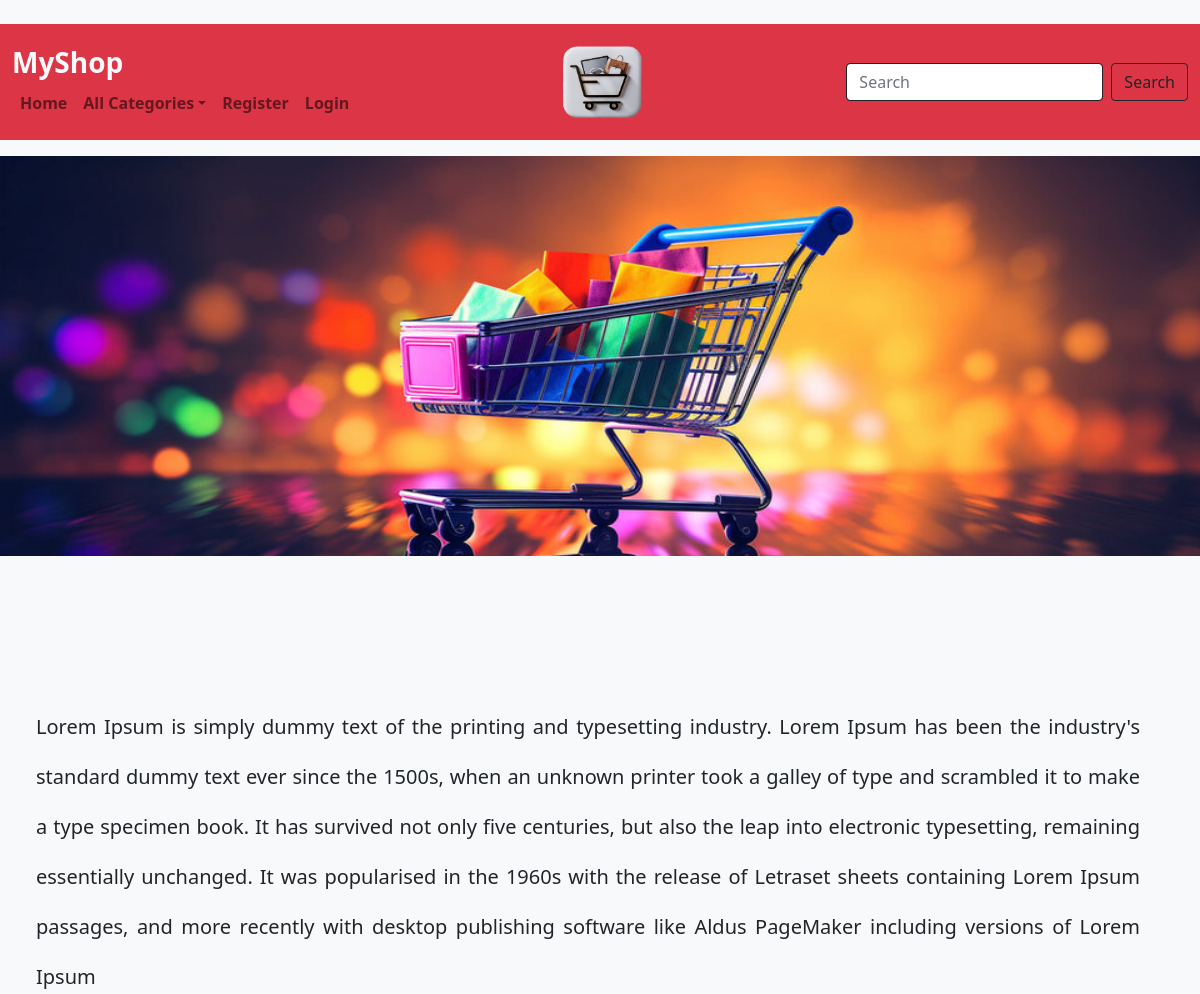
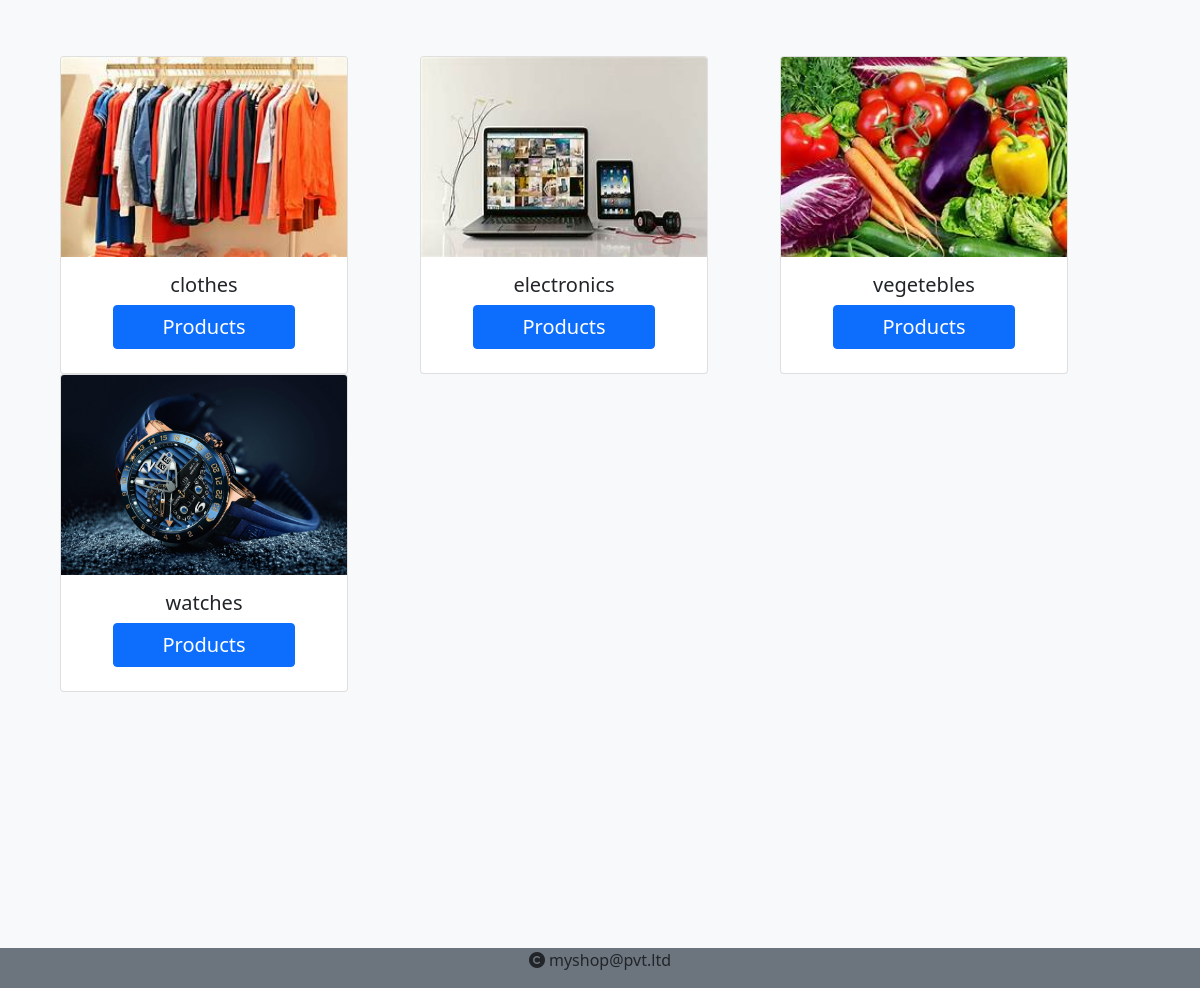
The page / on the database its author committed (2 pictures, top to bottom).
### shop/models.py (models this page shows, shortened)
class Category(models.Model):
    name=models.CharField(max_length=20)
    desc=models.TextField()
    image=models.ImageField(upload_to="category")

### shop/views.py (the view)
# urls.py: path('',views.allcategories,name="categories"),
def allcategories(request):
    c=Category.objects.all()
    context={'cat':c}
    return render(request,'category.html',context)

### cart/context_processors.py (called while the page is built, shortened)
def count_items(request):
    u=request.user
    count=0
    return {'c':count}

### shop/context_processors.py (called while the page is built)
def menu_links(request):
    c=Category.objects.all()
    return {'links':c}

### templates/category.html
{% extends 'base.html' %}
{% load static %}
{% block content %}
    <div class="row mt-3">
        <div class="col-12">
    <img src="{% static 'images/banner.jpg' %}" height="400px" width="100%">
</div>
<div class="row mt-3 px-5" style="margin-bottom:100px">
    <div class="col-12">
        <h3 class="text-center fw-bold text-light mt-5 mb-5">Our collections</h3>
        <p style="text-align:justify;line-height:2.5;" class="fs-5">Lorem Ipsum is simply dummy text of the printing and typesetting industry. Lorem Ipsum has been the industry's standard dummy text ever since the 1500s, when an unknown printer took a galley of type and scrambled it to make a type specimen book. It has survived not only five centuries, but also the leap into electronic typesetting, remaining essentially unchanged. It was popularised in the 1960s with the release of Letraset sheets containing Lorem Ipsum passages, and more recently with desktop publishing software like Aldus PageMaker including versions of Lorem Ipsum</p>
        <div class="container mt-5" style="margin-bottom:100px">
            <div class="row">
                {% for i in cat %}
                <div class="col-sm-4"><div class="card" style="width: 18rem;">
  <img src="{{i.image.url}}" class="card-img-top" height="200px" alt="...">
  <div class="card-body text-center">
    <h5 class="card-title">{{i.name}}</h5>
    <a href="{% url 'shop:pr' i.id %}" class="btn btn-primary px-5 mb-2 fs-5">Products</a>
  </div>
</div></div>
                {% endfor %}
             </div>
        </div>
        </div>
    </div>
    </div>
{% endblock %}

### static/css/style.css (style rules this page uses)
body { background-color:white; }

### rows shown on the page
Category: image (picture), name "clothes"
Category: image (picture), name "electronics"
Category: image (picture), name "vegetebles"
Category: image (picture), name "watches"
